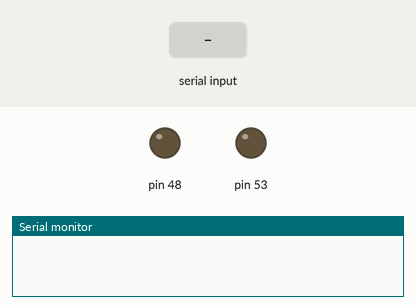
Simulated run of this sketch. Board: Arduino Mega 2560, built with avr-gcc and run on an emulated ATmega2560. Parts: output pins drawn as LEDs (lit = HIGH), the last lines printed to the serial monitor. The inputs (shaded band) are chosen by the test bench. Storage starts empty.

Above: at 1.7 s.
1.8 s: "inicio" received over Serial
At 3.6 s:
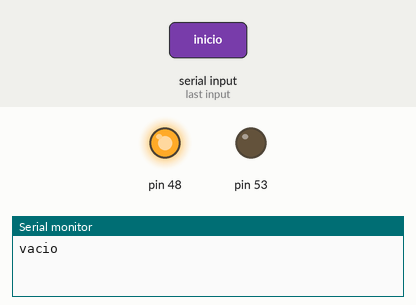
4.8 s: "write_user" received over Serial
At 7.7 s:
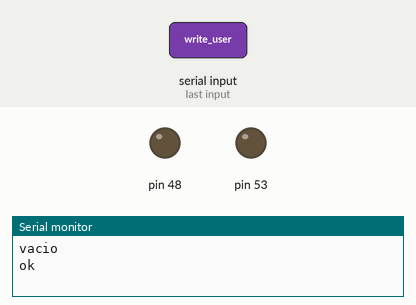
Timing chart, 0 to 9.2 s (numbered marks = the images above; inputs shaded):
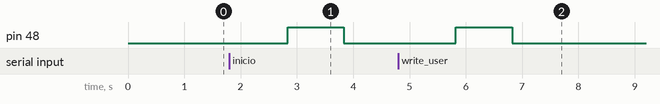

The sketch:

CodigoArduino.ino
```cpp
//Libreria para comunicaciones seriales
#include <SPI.h>
//Libreria para tarjetas SD
#include <SD.h>
//Constante CS de conexion del modulo SD
const int chipSelect = 53;
File myFile;
void setup(){
  //Establecemos el pin 48 como salida
  pinMode(48, OUTPUT);
  //Establecemos la velocidad de conexion serial
  Serial.begin(9600);
  //Establecemos el pin 53 como salida
  pinMode(53, OUTPUT);
  //Limpiamos el puerto serial de datos
  Serial.flush();
  //Esperamos 5 milisegundos
  delay(500);


}

void loop(){

  // Esperamos ha recibir datos a traves del puerto serie (Bluetooth)
  if (Serial.available()){

    //Leemos el comando de entrada
    String comando = Serial.readString();
    //Limpiamos el puerto serie
    Serial.flush();

   //Verificamos el estado de configuración del Arduino
    if (comando.equals("inicio")){

      //Verifica si hay datos de configuración guardados en la tarjeta SD
      verificarEstado();
      //tarjeta();
      Serial.flush();
      digitalWrite(48,HIGH);
      //Serial.println('on');
      delay(1000);
      digitalWrite(48,LOW);

    }

    if(comando.startsWith("write_user")){
      escribirUsuario(comando.substring(11));
      Serial.flush();
      digitalWrite(48,HIGH);
      //Serial.println('on');
      delay(1000);
      digitalWrite(48,LOW);
    }

  }
}

//Metod que verifica si hay datos de configuración guardados en el arduino
void verificarEstado(){
  String estado="";
  if (!SD.begin(53)) {
    estado="error_t";
  }else if (SD.exists("config.txt")) {
    estado="configurado";
  }else{
    estado="vacio";
  }

  //Imprime el estado
  Serial.println(estado);
}

void escribirUsuario(String user){
  String estadoEscritura="";
  File dataFile=SD.open("config.txt",FILE_WRITE);

  if(dataFile){
    dataFile.println(user);
    dataFile.close();
    estadoEscritura="ok";
  }else{
     estadoEscritura="error_w";
  }
  Serial.println(estadoEscritura);
}

void tarjeta(){
  String est="";
  myFile=SD.open("config.txt");
  if(myFile.available()){
    est="configurado";
  }else{
    est="vacio";
  }
  myFile.close();
  Serial.println(est);
}
```

Measured:
- after the input at 1.8 s, pin 48: LOW → HIGH after 1.0 s, → LOW 1.0 s later
- after the input at 4.8 s, pin 48: LOW → HIGH after 1.0 s, → LOW 1.0 s later
